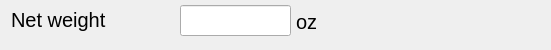
  <widget class="QWidget" name="gb2NetWeightOunces" native="true">
   <property name="geometry">
    <rect>
     <x>67</x>
     <y>380</y>
     <width>551</width>
     <height>50</height>
    </rect>
   </property>
   <property name="font">
    <font>
     <pointsize>15</pointsize>
    </font>
   </property>
   <widget class="QLabel" name="label_11">
    <property name="geometry">
     <rect>
      <x>11</x>
      <y>7</y>
      <width>161</width>
      <height>25</height>
     </rect>
    </property>
    <property name="font">
     <font>
      <pointsize>15</pointsize>
     </font>
    </property>
    <property name="text">
     <string>Net weight</string>
    </property>
   </widget>
   <widget class="hobart::numericLineEdit" name="le2NetWeight">
    <property name="geometry">
     <rect>
      <x>180</x>
      <y>5</y>
      <width>111</width>
      <height>31</height>
     </rect>
    </property>
    <property name="font">
     <font>
      <pointsize>19</pointsize>
     </font>
    </property>
   </widget>
   <widget class="QLabel" name="lbl2UnitSymbolNetWeight">
    <property name="geometry">
     <rect>
      <x>296</x>
      <y>7</y>
      <width>51</width>
      <height>29</height>
     </rect>
    </property>
    <property name="font">
     <font>
      <pointsize>15</pointsize>
     </font>
    </property>
    <property name="toolTip">
     <string notr="true"/>
    </property>
    <property name="statusTip">
     <string notr="true"/>
    </property>
    <property name="text">
     <string notr="true">oz</string>
    </property>
    <property name="alignment">
     <set>Qt::AlignLeading|Qt::AlignLeft|Qt::AlignVCenter</set>
    </property>
   </widget>
  </widget>
